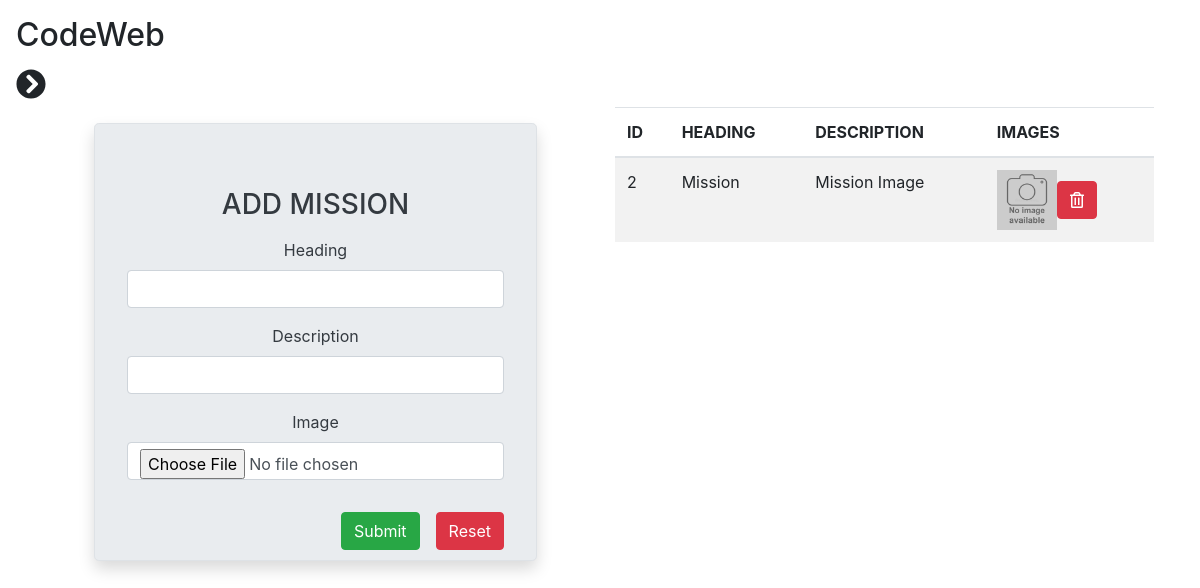
The app's page /admin/mission.php (signed in) with its own data.
### tables this page shows
CREATE TABLE `mission` (
  `id` int(255) NOT NULL,
  `heading` varchar(100) NOT NULL,
  `description` text NOT NULL,
  `image` varchar(500) NOT NULL
);

### admin/mission.php (the view, shortened to what this page needs)
<?php
include('includs/header.php');
?>
<div class="col-sm-12">
    <div class="container-fluid">
      <div class="row">
        <div class="col-sm-6">
          <div class=" mx-5 my-3 text-center">
            <form action="" class="jumbotron shadow text-dark border mt-3" method="POST" enctype="multipart/form-data">
              <h3 class="text-center mb-3">ADD MISSION</h3>
              <div class="form-group">
                  <label for="Heading">Heading</label>
                  <input type="text" name="Heading" class="form-control">
              </div>
              <div class="form-group">
                  <label for="Description">Description</label>
                  <input type="text" name="Description" class="form-control">
              </div>
              <div class="form-group">
                  <label for="Image">Image</label>
                  <input type="file" name="uploadfile"  class="form-control">
              </div>
              <input type="reset" value="Reset" class="btn btn-danger ml-3 my-3 float-right">
              <input type="Submit" name="upload" value="Submit" class="btn btn-success my-3 float-right">
            </form>
          </div>
        </div>
        <div class="col-sm-6">
          <?php
          $sql="SELECT * FROM mission";
          $result=$conn->query($sql);
          if($result->num_rows>0)
          {
              echo '<table class="table table-striped">';
                  echo '<thead>';
                      echo '<tr>';
                      echo '<th scope="col">ID</th>';
                      echo '<th scope="col">HEADING</th>';
                      echo '<th scope="col">DESCRIPTION</th>';
                      echo '<th scope="col">IMAGES</th>';
                      echo '</tr>';
                  echo '</thead>';
                  while($row=$result->fetch_assoc())
                  {
                  echo '<tbody>';
                      echo '<tr>';
                      echo '<td>'.$row['id'].'</td>';
                      echo '<td>'.$row['heading'].'</td>';
                      echo '<td>'.$row['description'].'</td>';
                      echo '<form action="" method="POST">';
                      echo '<td>';
                      echo '<img src="image/mission/'.$row['image'].'"width="60" height="60" alt="">';
                      echo '<button type="submit" name="Delete" class="btn btn-danger"><i class="far fa-trash-alt"></i></button>';
                      echo '</td>';
                      echo '</form>';
                      echo '</tr>';
                  echo '</tbody>';
                  }
              echo '</table>';
          }
          else
          {
              echo "0 result";
          }
          ?>
        </div>
      </div>
    </div>
</div>
<?php include('includs/footer.php'); ?>

### records on screen
mission: id "2", heading "Mission", description "Mission Image", image (placeholder picture)
